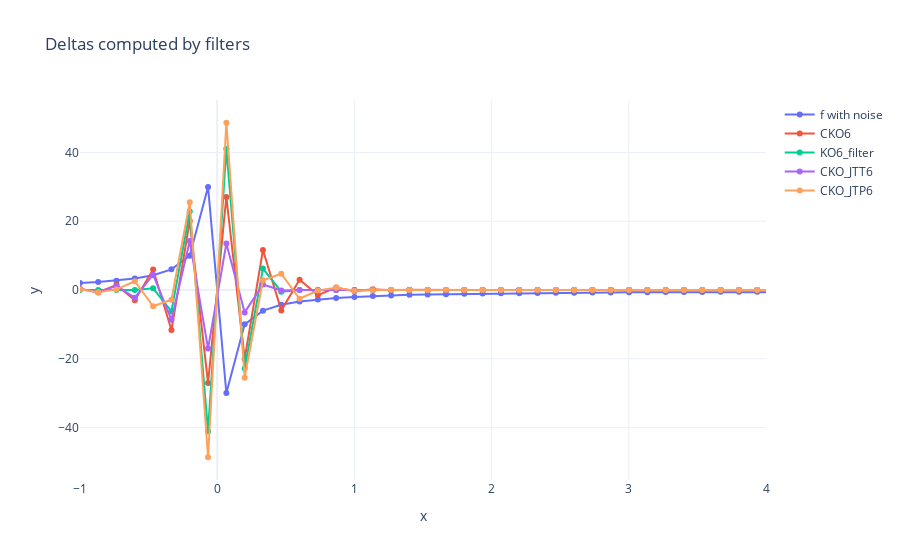

Notebook code cell kept with this figure:
### Code cell
df_cko = CKO_JTT6.filter(fn)
df_ko = KO6_filter.filter(fn)
df_ckot = CKO_JTT6.filter(fn)
df_ckop = CKO_JTP6.filter(fn)

fig = go.Figure()
fig.add_trace(go.Scatter(x=r, y=fn, name="f with noise", mode="lines+markers"))
fig.add_trace(go.Scatter(x=r, y=df_cko, name="CKO6", mode="lines+markers"))
fig.add_trace(go.Scatter(x=r, y=df_ko, name="KO6_filter", mode="lines+markers"))
fig.add_trace(go.Scatter(x=r, y=df_ckot, name="CKO_JTT6", mode="lines+markers"))
fig.add_trace(go.Scatter(x=r, y=df_ckop, name="CKO_JTP6", mode="lines+markers"))

#fig.add_trace(go.Scatter(x=r, y=df_kim, name="CKO_KIM", mode="lines+markers"))

fig.update_layout(
    title='Deltas computed by filters',
    xaxis=dict(title='x', type='linear'),  # use 'log' for log scale
    yaxis=dict(title='y'),
    xaxis_range=[-1,4],
    #yaxis_range=[-0.1,0.1],
    hovermode='x',
    template='plotly_white'
)

fig.show()

### Figure 1 — Plotly figure (JSON) as saved in the notebook; plotly's stock layout.template omitted (floating-point values rounded to 4 significant figures; data arrays with more than 128 entries replaced by an {"elided": "..."} marker saying what was removed)
{"data": [{"mode": "lines+markers", "name": "f with noise", "type": "scatter", "x": {"elided": "1506 float values"}, "y": {"elided": "1506 float values"}}, {"mode": "lines+markers", "name": "CKO6", "type": "scatter", "x": {"elided": "1506 float values"}, "y": {"elided": "1506 float values"}}, {"mode": "lines+markers", "name": "KO6_filter", "type": "scatter", "x": {"elided": "1506 float values"}, "y": {"elided": "1506 float values"}}, {"mode": "lines+markers", "name": "CKO_JTT6", "type": "scatter", "x": {"elided": "1506 float values"}, "y": {"elided": "1506 float values"}}, {"mode": "lines+markers", "name": "CKO_JTP6", "type": "scatter", "x": {"elided": "1506 float values"}, "y": {"elided": "1506 float values"}}], "layout": {"hovermode": "x", "title": {"text": "Deltas computed by filters"}, "xaxis": {"range": [-1, 4], "title": {"text": "x"}, "type": "linear"}, "yaxis": {"title": {"text": "y"}}}}
